Frame 1 (no input): blank canvas, image omitted
Frame 60 (the mouse pressed at the canvas centre just before this capture): blank canvas, image omitted
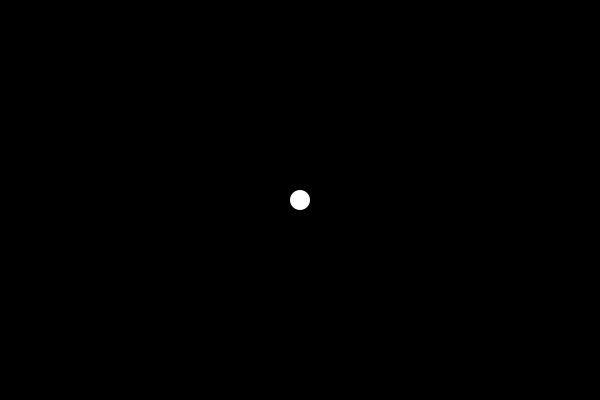
Frame 120 (the mouse held since frame 60 and released just before this capture)

The Processing sketch whose frames 1 and 60 were blank and that drew this single picture after the mouse press (run headless with seeded random() and noise(); from frame 60 on, the mouse is pressed at the canvas centre):

// Processing sketch: Exercise12_1
// ── Exercise12_1.pde
float px=0,py=0;
float psize = 20;
void setup() {
  size(600, 400);
}
void draw() {
  background(0);
  px = mouseX;
  py = mouseY;
  noStroke();
  fill(255);
  ellipse(px,py,psize,psize);
}
